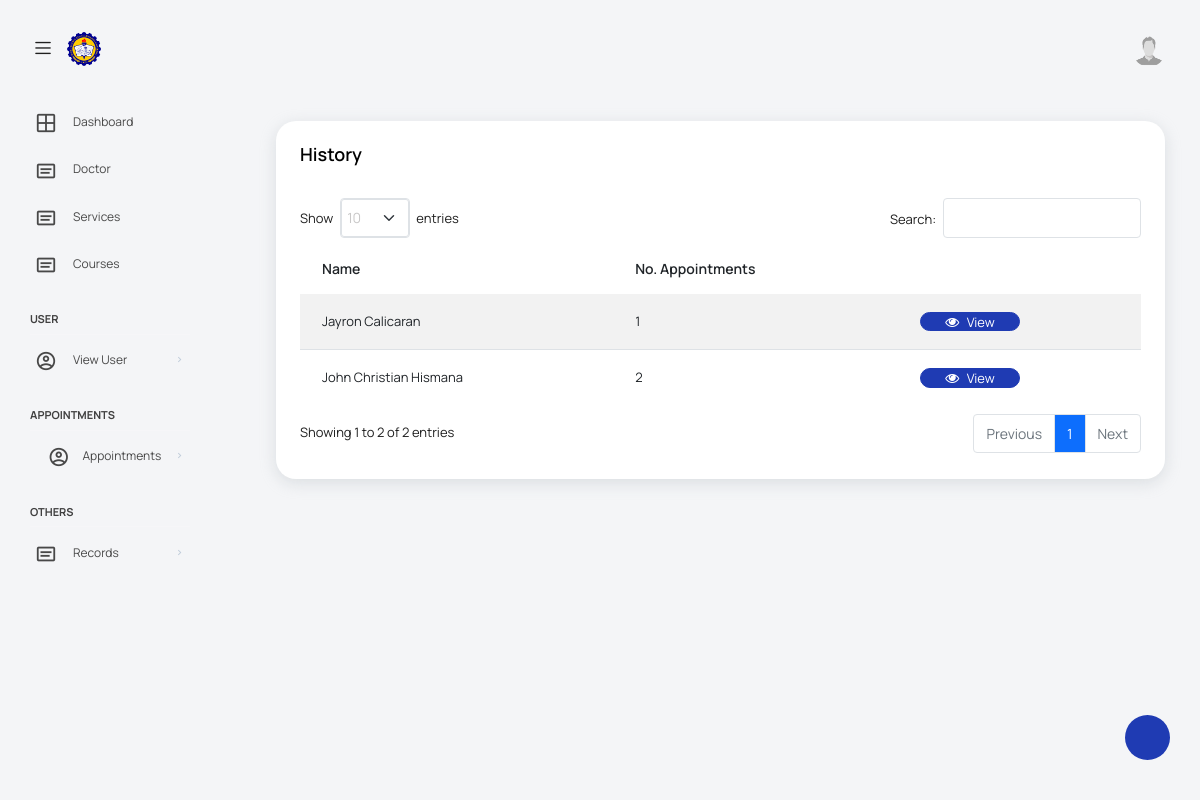
Page /views/assistantHistoryUsers.php on the committed database.
### tables this page shows
CREATE TABLE `appointment` (
  `Appointment_ID` int(255) NOT NULL,
  `Doctor_schedule_ID` int(255) DEFAULT NULL,
  `Patient_ID` int(13) DEFAULT NULL,
  `Doctor_ID` int(255) DEFAULT NULL,
  `Appointment_Time` time DEFAULT NULL,
  `Appointment_status` int(11) DEFAULT NULL,
  `Appointment_createdAt` datetime DEFAULT NULL
);

CREATE TABLE `patient` (
  `Patient_ID` int(13) NOT NULL,
  `Assistant_ID` int(13) DEFAULT NULL,
  `patientFname` varchar(30) DEFAULT NULL,
  `patientLname` varchar(30) DEFAULT NULL,
  `patientPassword` varchar(255) DEFAULT NULL,
  `patientContact` varchar(30) DEFAULT NULL,
  `patientEmail` varchar(60) DEFAULT NULL,
  `patientRole` varchar(10) DEFAULT NULL,
  `patientAddress` varchar(255) DEFAULT NULL,
  `patientBirthdate` date NOT NULL,
  `patientIDpicture` varchar(255) DEFAULT NULL,
  `patientProfilepicture` varchar(255) DEFAULT NULL,
  `patientStatus` int(2) DEFAULT NULL
);

### config/database.php (called while the page is built, shortened)
<?php
$host = "localhost";
$username = "root";
$password = "";
$database = "clinic";
$conn = mysqli_connect($host, $username, $password, $database);
function countResult($table, $where_conditions = array(), $whereIn_conditions = array())
{
    global $conn;
    $query = "SELECT COUNT(*) FROM $table";
    if (!empty($where_conditions)) {
        $where = array();
        foreach ($where_conditions as $field => $value) {
            $where[] = "$field = '$value'";
        }
        $query .= " WHERE " . implode(' AND ', $where);
    }
    $result = mysqli_query($conn, $query);
    $count = mysqli_fetch_row($result)[0];
    return $count;
}
function joinTableGroup($table, $joins, $group_by = null)
{
    global $conn;
    $query = "SELECT * FROM $table";
    foreach ($joins as $join) {
        $query .= " INNER JOIN $join[0] ON $join[1] = $join[2]";
    }
    if (!is_null($group_by)) {
        $query .= " GROUP BY $group_by";
    }
    $stmt = mysqli_prepare($conn, $query);
    $stmt->execute();
    $result = $stmt->get_result();
    $rows = array();
    while ($row = $result->fetch_assoc()) {
        $rows[] = $row;
    }
    return $rows;
}

### views/assistantHistoryUsers.php (the view)
<?php require_once('assistantHeader.php'); ?>
<div class="col-lg-12 grid-margin stretch-card">
    <div class="card">
        <div class="card-body">
            <div class="d-flex justify-content-between">
                <h4 class="card-title">History</h4>
            </div>
            <div class="row mx-auto mt-3">
                <table class="table table-striped mx-auto" id="tables">
                    <thead>
                        <tr>
                            <th>Name</th>
                            <th>No. Appointments</th>
                            <th></th>
                        </tr>
                    </thead>
                    <tbody>
                        <?php $row = joinTableGroup('appointment', [['patient', 'patient.patient_ID', 'appointment.patient_ID']], "patient.Patient_ID") ?>
                        <?php foreach ($row as $result) : ?>
                            <tr>
                                <td><?= $result['patientFname'] . ' ' . $result['patientLname'] ?></td>
                                <?php $result1 = countResult('appointment', ['Patient_ID' => $result['Patient_ID']]); ?>
                                <td><?= $result1; ?></td>
                                <td><a class="btn btn-primary btn-sm px-4" href="assistantHistoryFront.php?patient_id=<?= $result['Patient_ID'] ?>"><i class="fa fa-eye"></i> View</a></td>
                            </tr>
                        <?php endforeach; ?>
                    </tbody>
                </table>
            </div>
        </div>
    </div>
</div>
<?php require_once('footer.php'); ?>

### public/assets/css/datatable.css (style rules this page uses)
table.dataTable thead>tr>th.sorting,table.dataTable thead>tr>th.sorting_asc,table.dataTable thead>tr>th.sorting_desc,table.dataTable thead>tr>th.sorting_asc_disabled,table.dataTable thead>tr>th.sorting_desc_disabled,table.dataTable thead>tr>td.sorting,table.dataTable thead>tr>td.sorting_asc,table.dataTable thead>tr>td.sorting_desc,table.dataTable thead>tr>td.sorting_asc_disabled,table.dataTable thead>tr>td.sorting_desc_disabled { cursor:pointer;position:relative;padding-right:26px }
table.dataTable thead>tr>th.sorting:before,table.dataTable thead>tr>th.sorting:after,table.dataTable thead>tr>th.sorting_asc:before,table.dataTable thead>tr>th.sorting_asc:after,table.dataTable thead>tr>th.sorting_desc:before,table.dataTable thead>tr>th.sorting_desc:after,table.dataTable thead>tr>th.sorting_asc_disabled:before,table.dataTable thead>tr>th.sorting_asc_disabled:after,table.dataTable thead>tr>th.sorting_desc_disabled:before,table.dataTable thead>tr>th.sorting_desc_disabled:after,table.dataTable thead>tr>td.sorting:before,table.dataTable thead>tr>td.sorting:after,table.dataTable thead>tr>td.sorting_asc:before,table.dataTable thead>tr>td.sorting_asc:after,table.dataTable thead>tr>td.sorting_desc:before,table.dataTable thead>tr>td.sorting_desc:after,table.dataTable thead>tr>td.sorting_asc_disabled:before,table.dataTable thead>tr>td.sorting_asc_disabled:after,table.dataTable thead>tr>td.sorting_desc_disabled:before,table.dataTable thead>tr>td.sorting_desc_disabled:after { position:absolute;display:block;opacity:.125;right:10px;line-height:9px;font-size:.9em }
table.dataTable thead>tr>th.sorting:before,table.dataTable thead>tr>th.sorting_asc:before,table.dataTable thead>tr>th.sorting_desc:before,table.dataTable thead>tr>th.sorting_asc_disabled:before,table.dataTable thead>tr>th.sorting_desc_disabled:before,table.dataTable thead>tr>td.sorting:before,table.dataTable thead>tr>td.sorting_asc:before,table.dataTable thead>tr>td.sorting_desc:before,table.dataTable thead>tr>td.sorting_asc_disabled:before,table.dataTable thead>tr>td.sorting_desc_disabled:before { bottom:50%; content:"▴" }
table.dataTable thead>tr>th.sorting:after,table.dataTable thead>tr>th.sorting_asc:after,table.dataTable thead>tr>th.sorting_desc:after,table.dataTable thead>tr>th.sorting_asc_disabled:after,table.dataTable thead>tr>th.sorting_desc_disabled:after,table.dataTable thead>tr>td.sorting:after,table.dataTable thead>tr>td.sorting_asc:after,table.dataTable thead>tr>td.sorting_desc:after,table.dataTable thead>tr>td.sorting_asc_disabled:after,table.dataTable thead>tr>td.sorting_desc_disabled:after { top:50%;content:"▾" }
table.dataTable thead>tr>th.sorting_asc:before,table.dataTable thead>tr>th.sorting_desc:after,table.dataTable thead>tr>td.sorting_asc:before,table.dataTable thead>tr>td.sorting_desc:after { opacity:.6 }
table.dataTable thead th,table.dataTable thead td,table.dataTable tfoot th,table.dataTable tfoot td { text-align:left }
table.dataTable { clear:both;margin-top:6px !important;margin-bottom:6px !important;max-width:none !important;border-collapse:separate !important;border-spacing:0 }
table.dataTable td,table.dataTable th { -webkit-box-sizing:content-box;box-sizing:content-box }
table.dataTable.table-striped>tbody>tr:nth-of-type(2n+1)>* { box-shadow:none }
table.dataTable>tbody>tr { background-color:transparent }
table.dataTable.table-striped>tbody>tr.odd>* { box-shadow:inset 0 0 0 9999px rgba(0, 0, 0, 0.05) }

### rows in the picture
appointment: Patient_ID.patientFname "John Christian", Patient_ID.patientLname "Hismana", result1 "2"
appointment: Patient_ID.patientFname "Jayron", Patient_ID.patientLname "Calicaran", result1 "1"
